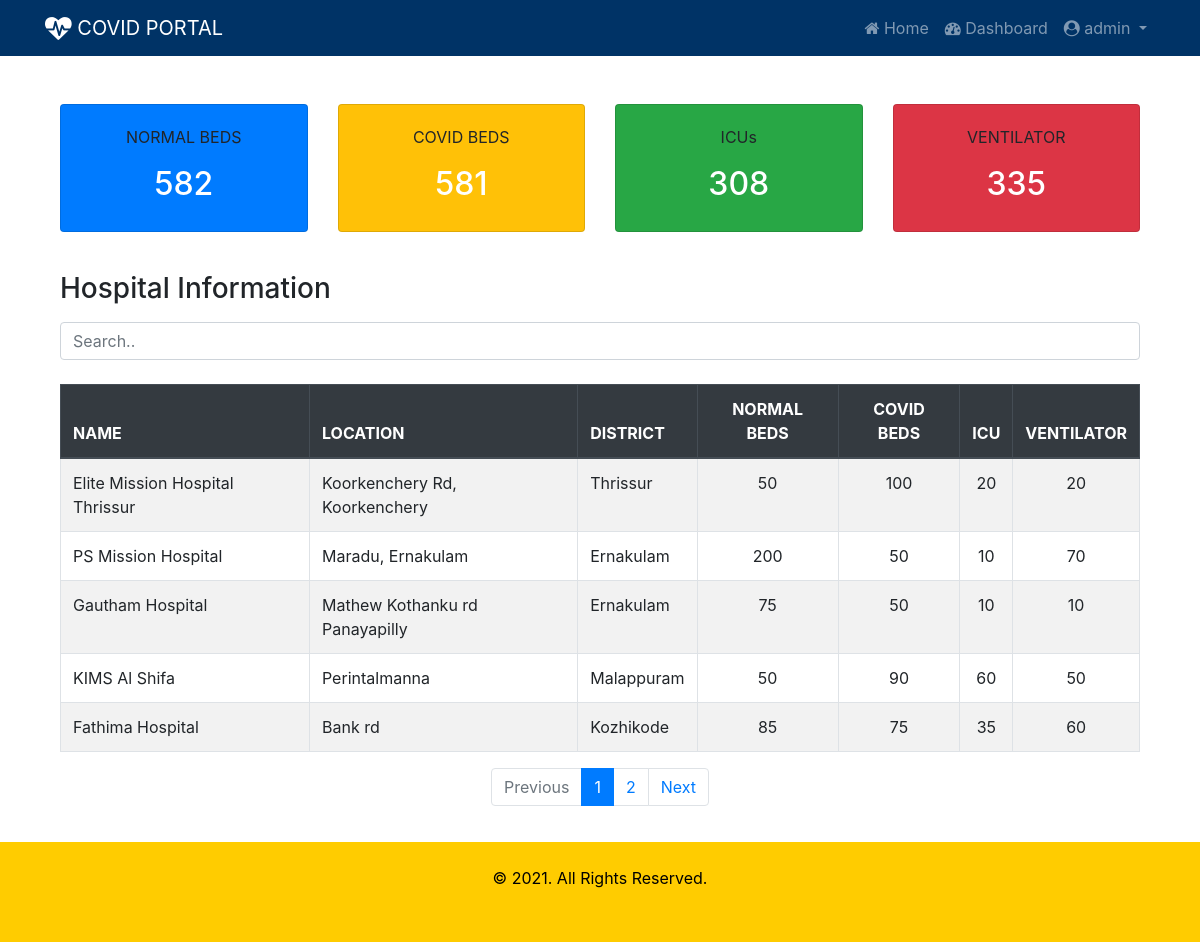
/beds/ (signed in), run on the app's committed database.
### beds/models.py (models this page shows, shortened)
class Hospital(models.Model):
    sc = (
    ('gov', 'Government'),
    ('prv', 'Private')
    )
    name = models.CharField(max_length=50)
    location = models.CharField(max_length=50)
    district = models.CharField(max_length=2, choices=dt)
    phone = models.CharField(max_length=12)
    sector = models.CharField(max_length=3, choices=sc)
    covid_beds = models.IntegerField()
    normal_beds = models.IntegerField()
    icu_beds = models.IntegerField()
    ventilator = models.IntegerField()
    user = models.OneToOneField(User, on_delete=models.CASCADE)

### beds/views.py (the view)
# urls.py: path('', views.index, name='index'),
def index(request):
    normal_beds = Hospital.objects.aggregate(total=Sum('normal_beds'))
    covid_beds = Hospital.objects.aggregate(total=Sum('covid_beds'))
    icu = Hospital.objects.aggregate(total=Sum('icu_beds'))
    ventilator = Hospital.objects.aggregate(total=Sum('ventilator'))
    page = request.GET.get('page', 1)
    hospital_list = Hospital.objects.all()
    paginator = Paginator(hospital_list, 5)
    try:
        hospitals = paginator.page(page)
    except PageNotAnInteger:
        hospitals = paginator.page(1)
    except EmptyPage:
        hospitals = paginator.page(paginator.num_pages)
    context = {
        'normal_beds': normal_beds,
        'covid_beds': covid_beds,
        'icu': icu,
        'ventilator': ventilator,
        'hospitals': hospitals
    }
    return render(request, 'beds/summary.html', context)

### beds/templates/beds/summary.html (shortened to what this page needs)
{% extends 'beds/index.html' %}
{% block content %}
<div class="container mt-4 pt-4 pb-4">
  <div class="card-deck">
    <div class="card bg-primary">
      <div class="card-body text-center">
        <p class="card-text">NORMAL BEDS</p>
        <h2 class="text-white">{{ normal_beds.total }}</h2>
      </div>
    </div>
    <div class="card bg-warning">
      <div class="card-body text-center">
        <p class="card-text">COVID BEDS</p>
        <h2 class="text-white">{{ covid_beds.total }}</h2>
      </div>
    </div>
    <div class="card bg-success">
      <div class="card-body text-center">
        <p class="card-text">ICUs</p>
        <h2 class="text-white">{{ icu.total }}</h2>
      </div>
    </div>
    <div class="card bg-danger">
      <div class="card-body text-center">
        <p class="card-text">VENTILATOR</p>
        <h2 class="text-white">{{ ventilator.total }}</h2>
      </div>
    </div>
  </div>
</div>
<div class="container mt-3">
  <h3 class="mb-3">Hospital Information</h3>
  <input class="form-control" id="myInput" type="text" placeholder="Search..">
  <br>
  <table class="table table-bordered table-striped table-hover">
    <thead class="thead-dark">
      <tr>
        <th>NAME</th>
        <th>LOCATION</th>
        <th>DISTRICT</th>
        <th class="text-center">NORMAL BEDS</th>
        <th class="text-center">COVID BEDS</th>
        <th class="text-center">ICU</th>
        <th class="text-center">VENTILATOR</th>
      </tr>
    </thead>
    <tbody id="myTable">
      {% for hospital in hospitals %}
        <tr>
          <td>{{ hospital.name }}</td>
          <td>{{ hospital.location}}</td>
          <td>{{ hospital.get_district_display}}</td>
          <td class="text-center">{{ hospital.normal_beds}}</td>
          <td class="text-center">{{ hospital.covid_beds}}</td>
          <td class="text-center">{{ hospital.icu_beds}}</td>
          <td class="text-center">{{ hospital.ventilator}}</td>
        </tr>
      {% endfor %}
    </tbody>
  </table>
  {% if hospitals.has_other_pages %}
  <nav aria-label="Pagination">
    <ul class="pagination justify-content-center">
      {% if hospitals.has_previous %}
        <li class="page-item"><a class="page-link" href="?page={{ hospitals.previous_page_number }}">Previous</a></li>
      {% else %}
        <li class="page-item disabled"><a class="page-link" href="#" tabindex="-1">Previous</a></li>
      {% endif %}
      {% for i in hospitals.paginator.page_range %}
        {% if hospitals.number == i %}
          <li class="page-item active"><a class="page-link" href="#"><span>{{ i }} <span class="sr-only">(current)</span></span></a></li>
        {% else %}
          <li class="page-item"><a class="page-link" href="?page={{ i }}">{{ i }}</a></li>
        {% endif %}
      {% endfor %}
      {% if hospitals.has_next %}
        <li class="page-item"><a class="page-link" href="?page={{ hospitals.next_page_number }}">Next</a></li>
      {% else %}
        <li class="page-item disabled"><a class="page-link" href="#">Next</a></li>
      {% endif %}
    </ul>
  </nav>
  {% endif %}
  <div style="height:120px;"></div>
</div>
{% endblock %}

### beds/templates/beds/index.html (shortened to what this page needs)
{% load static %}
<!DOCTYPE html>
<html lang="en">
<head>
  <link rel="stylesheet" href="https://cdnjs.cloudflare.com/ajax/libs/font-awesome/4.7.0/css/font-awesome.min.css">
  <link rel="stylesheet" href="https://maxcdn.bootstrapcdn.com/bootstrap/4.5.2/css/bootstrap.min.css">
  <link rel="stylesheet" href="{% static 'beds/css/style.css'%}">
</head>
<body>
<nav class="navbar navbar-expand-sm bg-navy navbar-dark">
  <div class="container">
    <a class="navbar-brand" href="#"><i class="fa fa-heartbeat fa-lg"></i> COVID PORTAL</a>
    {% if user.is_authenticated %}
      <ul class="navbar-nav">
        <li class="nav-item">
          <a class="nav-link" href="{% url 'index' %}"><i class="fa fa-home"></i> Home </a>
        </li>
        <li class="nav-item">
          <a class="nav-link" href="{% url 'dashboard' %}"><i class="fa fa-dashboard"></i> Dashboard </a>
        </li>
       <li class="nav-item dropdown">
         <a class="nav-link dropdown-toggle" href="#" id="navbardrop" data-toggle="dropdown">
           <i class="fa fa-user-circle"></i> {{ user.username }}
         </a>
       </li>
      </ul>
    {% endif %}
  </div>
</nav>
<div class="container">
  {% block content %}
  {% endblock %}
</div>
<footer class="footer" style="position:fixed; bottom:0; width:100%;">
  <div class="container-fluid p-4" >
    <p class="text-center"> &copy; 2021. All Rights Reserved.</p>
  </div>
</footer>
</body>
</html>

### beds/static/beds/css/style.css (style rules this page uses)
.bg-navy { background-color: #003366; color: white; }
.footer { background-color: #ffcc00; color: black; height: 100px; }

### data on the page
Hospital: name "Elite Mission Hospital Thrissur", location "Koorkenchery Rd, Koorkenchery", district "Thrissur", normal_beds "50", covid_beds "100", icu_beds "20", ventilator "20"
Hospital: name "PS Mission Hospital", location "Maradu, Ernakulam", district "Ernakulam", normal_beds "200", covid_beds "50", icu_beds "10", ventilator "70"
Hospital: name "Gautham Hospital", location "Mathew Kothanku rd Panayapilly", district "Ernakulam", normal_beds "75", covid_beds "50", icu_beds "10", ventilator "10"
Hospital: name "KIMS Al Shifa", location "Perintalmanna", district "Malappuram", normal_beds "50", covid_beds "90", icu_beds "60", ventilator "50"
Hospital: name "Fathima Hospital", location "Bank rd", district "Kozhikode", normal_beds "85", covid_beds "75", icu_beds "35", ventilator "60"

### other printed values
{{ user.username }} "admin"
{{ normal_beds.total }} "582"
{{ covid_beds.total }} "581"
{{ icu.total }} "308"
{{ ventilator.total }} "335"
{{ i }} "1"
{{ i }} "2"
